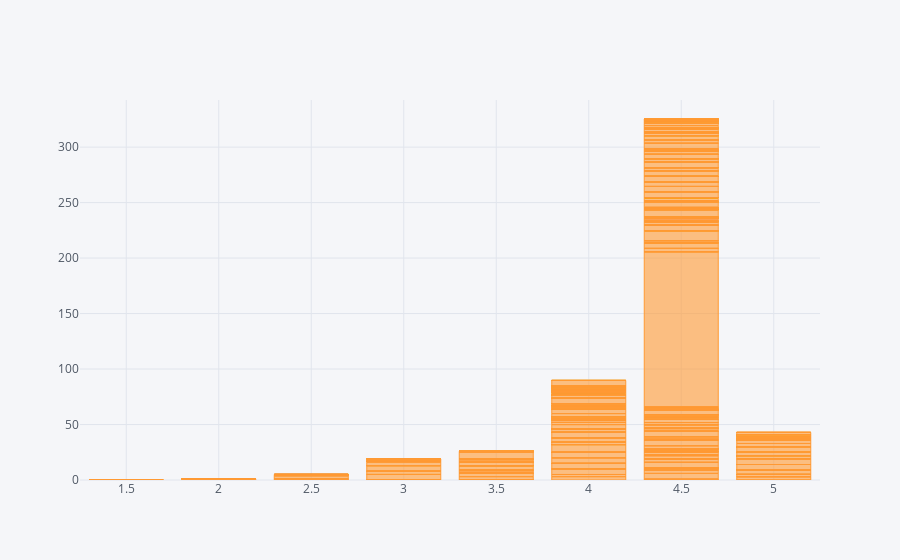

Notebook cell for this chart:
### Code cell
df1.iplot(kind='bar',x='Average User Rating',y='Price')

### Figure 1 — Plotly figure (JSON) as saved in the notebook; plotly's stock layout.template omitted (floating-point values rounded to 4 significant figures; data arrays with more than 128 entries replaced by an {"elided": "..."} marker saying what was removed)
{"data": [{"marker": {"color": "rgba(255, 153, 51, 0.6)", "line": {"color": "rgba(255, 153, 51, 1.0)", "width": 1}}, "name": "Price", "orientation": "v", "text": "", "type": "bar", "uid": "f65a44e3-1b98-47ff-9b0d-3bd87ba52f31", "x": {"elided": "1935 float values"}, "y": {"elided": "1935 float values"}}], "layout": {"legend": {"bgcolor": "#F5F6F9", "font": {"color": "#4D5663"}}, "paper_bgcolor": "#F5F6F9", "plot_bgcolor": "#F5F6F9", "title": {"font": {"color": "#4D5663"}}, "xaxis": {"gridcolor": "#E1E5ED", "showgrid": true, "tickfont": {"color": "#4D5663"}, "title": {"font": {"color": "#4D5663"}, "text": ""}, "zerolinecolor": "#E1E5ED"}, "yaxis": {"gridcolor": "#E1E5ED", "showgrid": true, "tickfont": {"color": "#4D5663"}, "title": {"font": {"color": "#4D5663"}, "text": ""}, "zerolinecolor": "#E1E5ED"}}}
